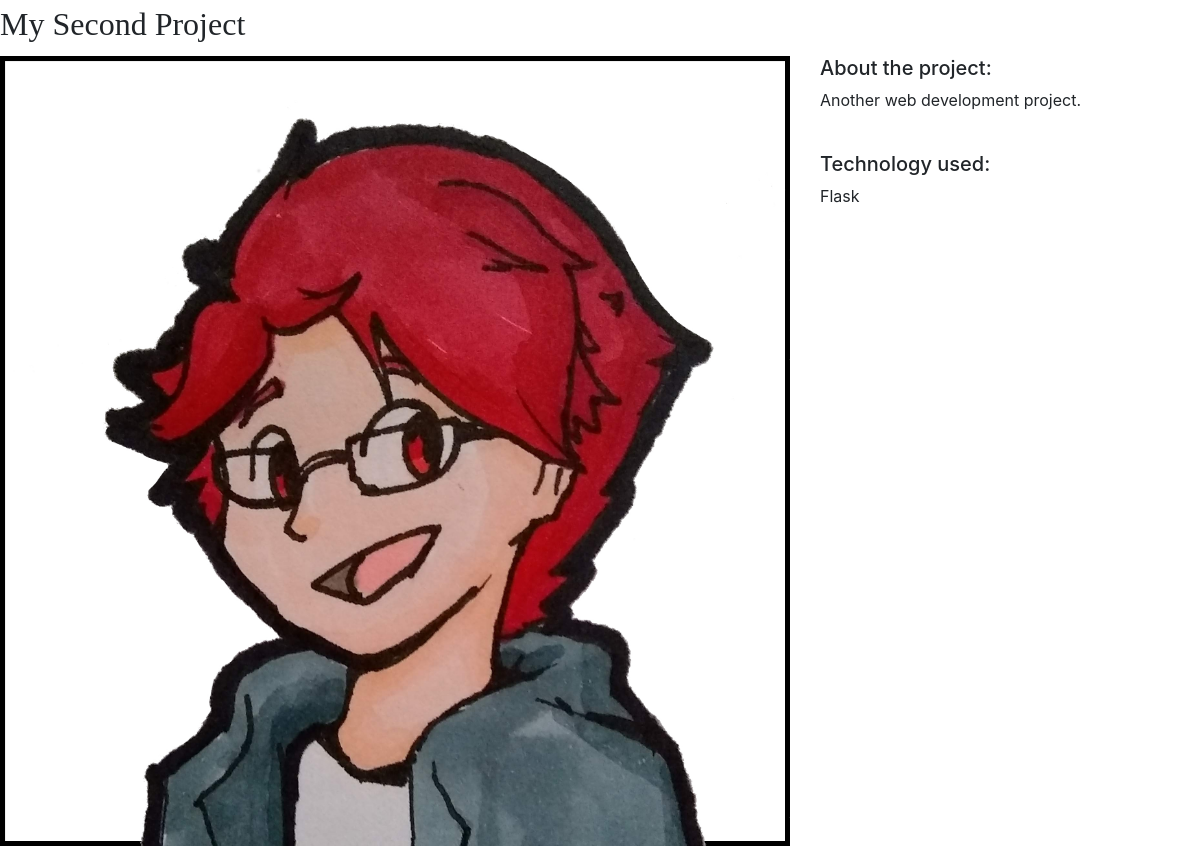
The app's page /2/, older data.
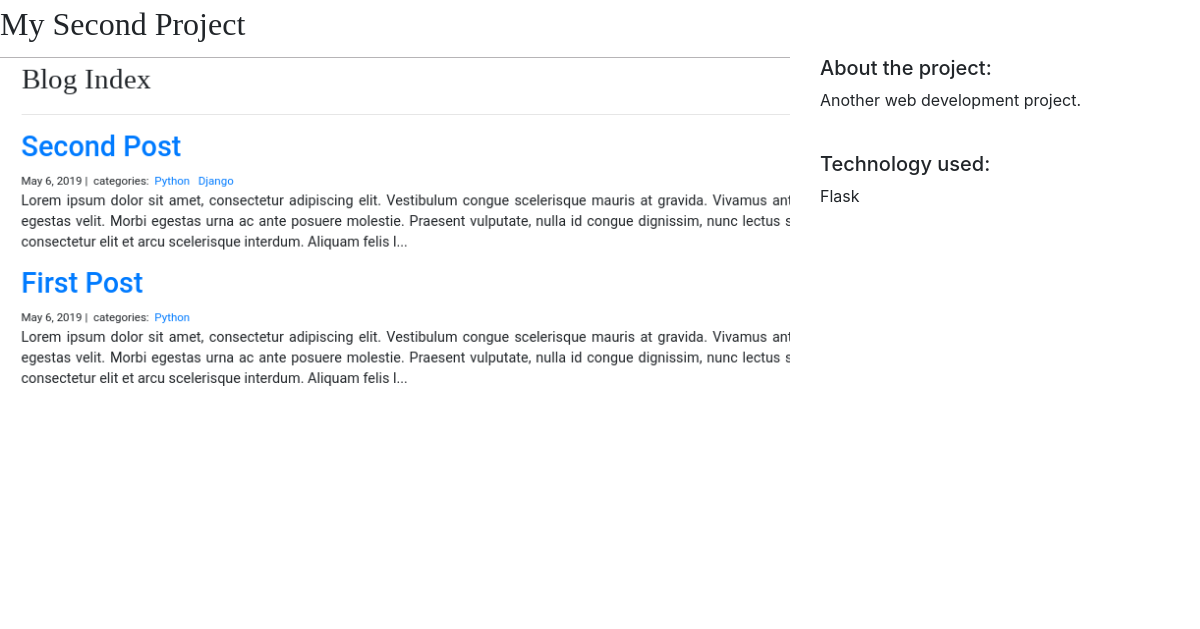
The same page, newer data.
### projects/models.py (models this page shows)
class Project(models.Model):
    title = models.CharField(max_length=100)
    description = models.TextField()
    technology = models.CharField(max_length=200)
    image = models.ImageField(upload_to="project_image",
                              blank=False,
                              default="../static/img/square-ppic.jpg")

### projects/views.py (the view)
# urls.py: path("<int:pk>/", views.project_detail, name="project_detail"),
def project_detail(request, pk):
    project = Project.objects.get(pk=pk)
    context = {
        'project': project
    }
    return render(request, 'project_detail.html', context)

### projects/templates/project_detail.html
{% extends 'base.html' %}
{% load static %}
{% block page_content %}
<link rel="stylesheet" href="{% static 'css/styles.css' %} ">
    <h1>{{ project.title }}</h1>
    <div class="row">
        <div class="col-md-8">
            <img src="{% static project.image %}" alt="Project image" width="100%">
        </div>
        <div class="col-md-4">
            <h5>About the project:</h5>
            <p>{{ project.description }}</p>
            <br>
            <h5>Technology used:</h5>
            <p>{{ project.technology }}</p>
        </div>
    </div>
{% endblock %}

Row changes from the older to the newer data that the page shows:
changed Project "My Second Project": image: a different picture
